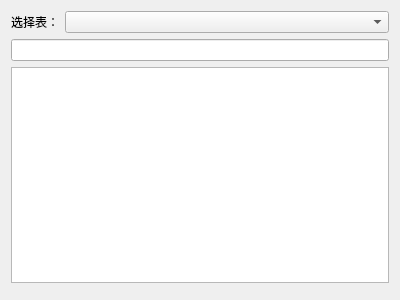
<?xml version="1.0" encoding="UTF-8"?>
<ui version="4.0">
 <class>DBManagerUI</class>
 <widget class="QWidget" name="DBManagerUI">
  <property name="geometry">
   <rect>
    <x>0</x>
    <y>0</y>
    <width>400</width>
    <height>300</height>
   </rect>
  </property>
  <property name="windowTitle">
   <string>Form</string>
  </property>
  <layout class="QVBoxLayout" name="verticalLayout">
   <item>
    <layout class="QHBoxLayout" name="horizontalLayout" stretch="1,9">
     <item>
      <widget class="QLabel" name="label_2">
       <property name="text">
        <string>选择表：</string>
       </property>
       <property name="alignment">
        <set>Qt::AlignRight|Qt::AlignTrailing|Qt::AlignVCenter</set>
       </property>
      </widget>
     </item>
     <item>
      <widget class="QComboBox" name="comboBox"/>
     </item>
    </layout>
   </item>
   <item>
    <widget class="QLineEdit" name="lineEdit"/>
   </item>
   <item>
    <widget class="QTableView" name="tableView"/>
   </item>
   <item>
    <widget class="SqlPageControleUI" name="pageCtrWidet" native="true"/>
   </item>
  </layout>
 </widget>
 <customwidgets>
  <customwidget>
   <class>SqlPageControleUI</class>
   <extends>QWidget</extends>
   <header>../sqlPageControleUI/sqlpagecontroleui.h</header>
   <container>1</container>
  </customwidget>
 </customwidgets>
 <resources/>
 <connections/>
</ui>
